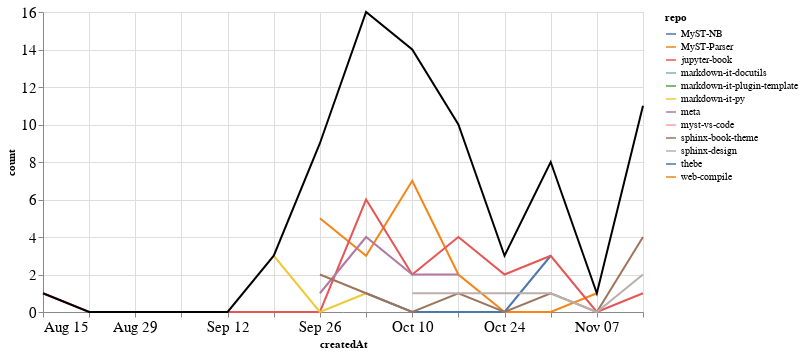

Source (notebook cell):
### Markdown cell above
### Comments

### Code cell
comments_time = comments.groupby('repo').resample('W', on='createdAt').count()['author'].reset_index()
comments_time = comments_time.rename(columns={'author': 'count'})
comments_time_total = comments_time.groupby('createdAt').agg({"count": "sum"}).reset_index()
ch1 = alt.Chart(comments_time, width=600).mark_line().encode(
    x='createdAt',
    y='count',
    color='repo',
    tooltip="repo"
)

ch2 = alt.Chart(comments_time_total, width=600).mark_line(color="black").encode(
    x='createdAt',
    y='count',
)

ch1 + ch2

### Figure 1 — Vega-Lite specification as saved in the notebook (floating-point values rounded to 4 significant figures)
{"config": {"axisLeft": {"labelFontSize": 15}, "axisBottom": {"labelFontSize": 15}}, "layer": [{"data": {"name": "data-96b1a176d86ff408d207f148b38a3627"}, "mark": "line", "encoding": {"color": {"type": "nominal", "field": "repo"}, "tooltip": {"type": "nominal", "field": "repo"}, "x": {"type": "temporal", "field": "createdAt"}, "y": {"type": "quantitative", "field": "count"}}, "width": 600}, {"data": {"name": "data-742a2c2d9315b5805440b522a04d4b22"}, "mark": {"type": "line", "color": "black"}, "encoding": {"x": {"type": "temporal", "field": "createdAt"}, "y": {"type": "quantitative", "field": "count"}}, "width": 600}], "$schema": "https://vega.github.io/schema/vega-lite/v4.8.1.json", "datasets": {"data-96b1a176d86ff408d207f148b38a3627": [{"repo": "MyST-NB", "createdAt": "2021-10-03T00:00:00", "count": 1}, {"repo": "MyST-NB", "createdAt": "2021-10-10T00:00:00", "count": 0}, {"repo": "MyST-NB", "createdAt": "2021-10-17T00:00:00", "count": 0}, {"repo": "MyST-NB", "createdAt": "2021-10-24T00:00:00", "count": 0}, {"repo": "MyST-NB", "createdAt": "2021-10-31T00:00:00", "count": 3}, {"repo": "MyST-Parser", "createdAt": "2021-09-26T00:00:00", "count": 5}, {"repo": "MyST-Parser", "createdAt": "2021-10-03T00:00:00", "count": 3}, {"repo": "MyST-Parser", "createdAt": "2021-10-10T00:00:00", "count": 7}, {"repo": "MyST-Parser", "createdAt": "2021-10-17T00:00:00", "count": 2}, {"repo": "MyST-Parser", "createdAt": "2021-10-24T00:00:00", "count": 0}, {"repo": "MyST-Parser", "createdAt": "2021-10-31T00:00:00", "count": 0}, {"repo": "MyST-Parser", "createdAt": "2021-11-07T00:00:00", "count": 1}, {"repo": "jupyter-book", "createdAt": "2021-08-15T00:00:00", "count": 1}, {"repo": "jupyter-book", "createdAt": "2021-08-22T00:00:00", "count": 0}, {"repo": "jupyter-book", "createdAt": "2021-08-29T00:00:00", "count": 0}, {"repo": "jupyter-book", "createdAt": "2021-09-05T00:00:00", "count": 0}, {"repo": "jupyter-book", "createdAt": "2021-09-12T00:00:00", "count": 0}, {"repo": "jupyter-book", "createdAt": "2021-09-19T00:00:00", "count": 0}, {"repo": "jupyter-book", "createdAt": "2021-09-26T00:00:00", "count": 0}, {"repo": "jupyter-book", "createdAt": "2021-10-03T00:00:00", "count": 6}, {"repo": "jupyter-book", "createdAt": "2021-10-10T00:00:00", "count": 2}, {"repo": "jupyter-book", "createdAt": "2021-10-17T00:00:00", "count": 4}, {"repo": "jupyter-book", "createdAt": "2021-10-24T00:00:00", "count": 2}, {"repo": "jupyter-book", "createdAt": "2021-10-31T00:00:00", "count": 3}, {"repo": "jupyter-book", "createdAt": "2021-11-07T00:00:00", "count": 0}, {"repo": "jupyter-book", "createdAt": "2021-11-14T00:00:00", "count": 1}, {"repo": "markdown-it-docutils", "createdAt": "2021-11-14T00:00:00", "count": 2}, {"repo": "markdown-it-plugin-template", "createdAt": "2021-11-14T00:00:00", "count": 1}, {"repo": "markdown-it-py", "createdAt": "2021-09-19T00:00:00", "count": 3}, {"repo": "markdown-it-py", "createdAt": "2021-09-26T00:00:00", "count": 0}, {"repo": "markdown-it-py", "createdAt": "2021-10-03T00:00:00", "count": 1}, {"repo": "meta", "createdAt": "2021-09-26T00:00:00", "count": 1}, {"repo": "meta", "createdAt": "2021-10-03T00:00:00", "count": 4}, {"repo": "meta", "createdAt": "2021-10-10T00:00:00", "count": 2}, {"repo": "meta", "createdAt": "2021-10-17T00:00:00", "count": 2}, {"repo": "myst-vs-code", "createdAt": "2021-11-14T00:00:00", "count": 1}, {"repo": "sphinx-book-theme", "createdAt": "2021-09-26T00:00:00", "count": 2}, {"repo": "sphinx-book-theme", "createdAt": "2021-10-03T00:00:00", "count": 1}, {"repo": "sphinx-book-theme", "createdAt": "2021-10-10T00:00:00", "count": 0}, {"repo": "sphinx-book-theme", "createdAt": "2021-10-17T00:00:00", "count": 1}, {"repo": "sphinx-book-theme", "createdAt": "2021-10-24T00:00:00", "count": 0}, {"repo": "sphinx-book-theme", "createdAt": "2021-10-31T00:00:00", "count": 1}, {"repo": "sphinx-book-theme", "createdAt": "2021-11-07T00:00:00", "count": 0}, {"repo": "sphinx-book-theme", "createdAt": "2021-11-14T00:00:00", "count": 4}, {"repo": "sphinx-design", "createdAt": "2021-10-10T00:00:00", "count": 1}, {"repo": "sphinx-design", "createdAt": "2021-10-17T00:00:00", "count": 1}, {"repo": "sphinx-design", "createdAt": "2021-10-24T00:00:00", "count": 1}, {"repo": "sphinx-design", "createdAt": "2021-10-31T00:00:00", "count": 1}, {"repo": "sphinx-design", "createdAt": "2021-11-07T00:00:00", "count": 0}, {"repo": "sphinx-design", "createdAt": "2021-11-14T00:00:00", "count": 2}, {"repo": "thebe", "createdAt": "2021-10-10T00:00:00", "count": 2}, {"repo": "web-compile", "createdAt": "2021-09-26T00:00:00", "count": 1}], "data-742a2c2d9315b5805440b522a04d4b22": [{"createdAt": "2021-08-15T00:00:00", "count": 1}, {"createdAt": "2021-08-22T00:00:00", "count": 0}, {"createdAt": "2021-08-29T00:00:00", "count": 0}, {"createdAt": "2021-09-05T00:00:00", "count": 0}, {"createdAt": "2021-09-12T00:00:00", "count": 0}, {"createdAt": "2021-09-19T00:00:00", "count": 3}, {"createdAt": "2021-09-26T00:00:00", "count": 9}, {"createdAt": "2021-10-03T00:00:00", "count": 16}, {"createdAt": "2021-10-10T00:00:00", "count": 14}, {"createdAt": "2021-10-17T00:00:00", "count": 10}, {"createdAt": "2021-10-24T00:00:00", "count": 3}, {"createdAt": "2021-10-31T00:00:00", "count": 8}, {"createdAt": "2021-11-07T00:00:00", "count": 1}, {"createdAt": "2021-11-14T00:00:00", "count": 11}]}}
